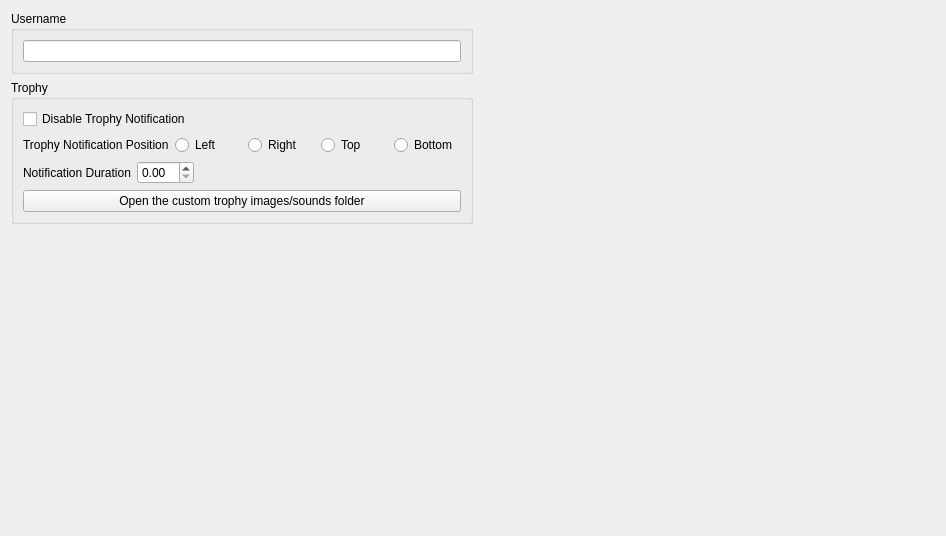
      <widget class="QWidget" name="userTabContents">
       <property name="geometry">
        <rect>
         <x>0</x>
         <y>0</y>
         <width>946</width>
         <height>536</height>
        </rect>
       </property>
       <layout class="QVBoxLayout" name="userTabVLayout" stretch="0,0,1">
        <item>
         <layout class="QHBoxLayout" name="horizontalLayout_2">
          <property name="leftMargin">
           <number>0</number>
          </property>
          <property name="topMargin">
           <number>0</number>
          </property>
          <item>
           <layout class="QHBoxLayout" name="hLayoutUserName">
            <item>
             <widget class="QGroupBox" name="userName">
              <property name="title">
               <string>Username</string>
              </property>
              <layout class="QVBoxLayout" name="userNameLayout">
               <item>
                <widget class="QLineEdit" name="userNameLineEdit"/>
               </item>
              </layout>
             </widget>
            </item>
           </layout>
          </item>
          <item>
           <spacer name="horizontalSpacer_2">
            <property name="orientation">
             <enum>Qt::Orientation::Horizontal</enum>
            </property>
            <property name="sizeHint" stdset="0">
             <size>
              <width>40</width>
              <height>40</height>
             </size>
            </property>
           </spacer>
          </item>
         </layout>
        </item>
        <item>
         <layout class="QVBoxLayout" name="vLayoutTrophy">
          <property name="spacing">
           <number>6</number>
          </property>
          <property name="leftMargin">
           <number>0</number>
          </property>
          <property name="bottomMargin">
           <number>50</number>
          </property>
          <item>
           <layout class="QHBoxLayout" name="hLayoutTrophy">
            <item>
             <widget class="QGroupBox" name="trophyGroupBox">
              <property name="title">
               <string>Trophy</string>
              </property>
              <layout class="QVBoxLayout" name="userNameLayout_2">
               <item>
                <widget class="QCheckBox" name="disableTrophycheckBox">
                 <property name="text">
                  <string>Disable Trophy Notification</string>
                 </property>
                </widget>
               </item>
               <item>
                <layout class="QHBoxLayout" name="horizontalLayout_SidePopUps">
                 <property name="bottomMargin">
                  <number>0</number>
                 </property>
                 <item>
                  <widget class="QLabel" name="label_SidePopUps">
                   <property name="sizePolicy">
                    <sizepolicy hsizetype="Maximum" vsizetype="Preferred">
                     <horstretch>0</horstretch>
                     <verstretch>0</verstretch>
                    </sizepolicy>
                   </property>
                   <property name="text">
                    <string>Trophy Notification Position</string>
                   </property>
                  </widget>
                 </item>
                 <item>
                  <widget class="QRadioButton" name="radioButton_Left">
                   <property name="text">
                    <string>Left</string>
                   </property>
                  </widget>
                 </item>
                 <item>
                  <widget class="QRadioButton" name="radioButton_Right">
                   <property name="text">
                    <string>Right</string>
                   </property>
                  </widget>
                 </item>
                 <item>
                  <widget class="QRadioButton" name="radioButton_Top">
                   <property name="text">
                    <string>Top</string>
                   </property>
                  </widget>
                 </item>
                 <item>
                  <widget class="QRadioButton" name="radioButton_Bottom">
                   <property name="text">
                    <string>Bottom</string>
                   </property>
                  </widget>
                 </item>
                </layout>
               </item>
               <item>
                <layout class="QHBoxLayout" name="horizontalLayout_PopUpsDuration">
                 <property name="bottomMargin">
                  <number>0</number>
                 </property>
                 <item>
                  <widget class="QLabel" name="label_PopUpDuration">
                   <property name="sizePolicy">
                    <sizepolicy hsizetype="Maximum" vsizetype="Preferred">
                     <horstretch>0</horstretch>
                     <verstretch>0</verstretch>
                    </sizepolicy>
                   </property>
                   <property name="text">
                    <string>Notification Duration</string>
                   </property>
                  </widget>
                 </item>
                 <item>
                  <widget class="QDoubleSpinBox" name="popUpDurationSpinBox"/>
                 </item>
                 <item>
                  <spacer name="horizontalSpacer_4">
                   <property name="orientation">
                    <enum>Qt::Orientation::Horizontal</enum>
                   </property>
                   <property name="sizeHint" stdset="0">
                    <size>
                     <width>40</width>
                     <height>20</height>
                    </size>
                   </property>
                  </spacer>
                 </item>
                </layout>
               </item>
               <item>
                <widget class="QPushButton" name="OpenCustomTrophyLocationButton">
                 <property name="text">
                  <string>Open the custom trophy images/sounds folder</string>
                 </property>
                </widget>
               </item>
              </layout>
             </widget>
            </item>
            <item>
             <spacer name="horizontalSpacer_3">
              <property name="orientation">
               <enum>Qt::Orientation::Horizontal</enum>
              </property>
              <property name="sizeHint" stdset="0">
               <size>
                <width>40</width>
                <height>20</height>
               </size>
              </property>
             </spacer>
            </item>
           </layout>
          </item>
          <item>
           <layout class="QHBoxLayout" name="horizontalLayout_5"/>
          </item>
         </layout>
        </item>
        <item>
         <spacer name="userTabSpacer">
          <property name="orientation">
           <enum>Qt::Orientation::Vertical</enum>
          </property>
          <property name="sizeType">
           <enum>QSizePolicy::Policy::MinimumExpanding</enum>
          </property>
          <property name="sizeHint" stdset="0">
           <size>
            <width>0</width>
            <height>0</height>
           </size>
          </property>
         </spacer>
        </item>
       </layout>
      </widget>
